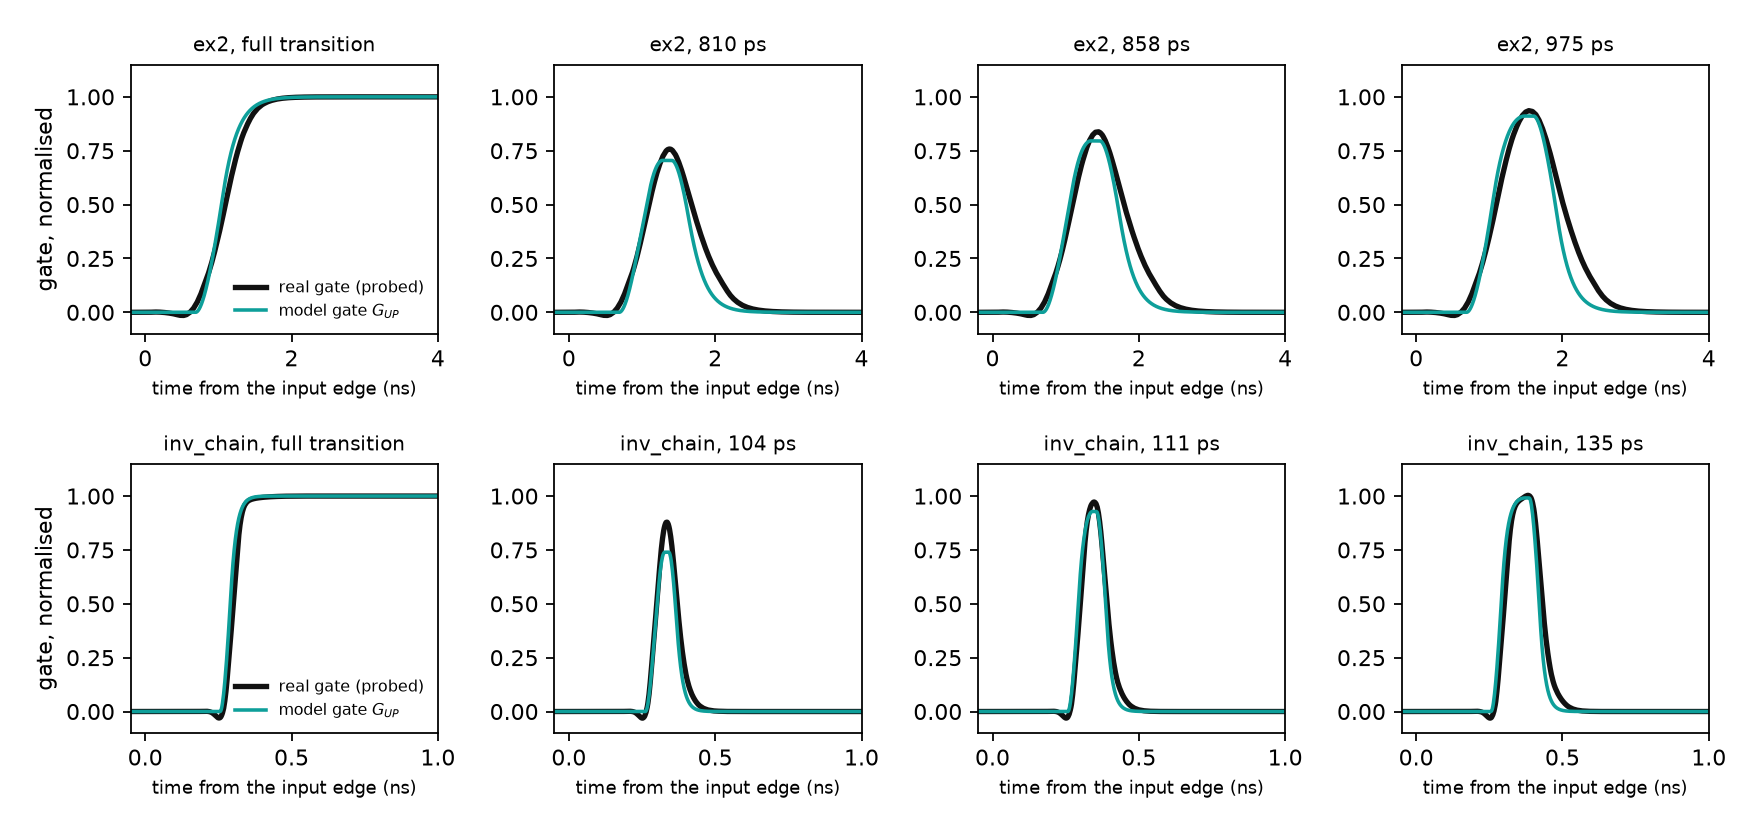

Source code (Python):
# -*- coding: utf-8 -*-
"""Is the file-only model's INTERNAL gate close to the transistor's real gate?

The file-only model is judged at the pad. Its internal gate G_UP is never compared with
anything, and a wrong gate paired with a wrong map can still give the right pad. This
compares the two directly on the buffers whose gate was probed:

    model   v(x1.gup) of the selected file-only build (build_stage_law_doc_figures.pick_build:
            the uniform x_lin = 0.45 build of stage_law_model_checks where it exists), in ngspice
    real    the probed predriver output (ex2 n4, inv_chain vout7), normalised rest -> settled
            (predriver_stages_2026-09-09, via current_limited_stage_model.load)

at full swing and at the five stressed widths.

Output: gate_internal_check.png and gate_internal_check.csv (buffer, case, real and model
peak, rms, lag in ps).

    py -3.14 results/stage_law_doc_2026-10-01/gate_internal_check.py
"""
import csv
import sys
from pathlib import Path

import numpy as np

ROOT = Path(__file__).resolve().parents[2]
for p in (ROOT / ".codex_deps" / "presentation" / "python", ROOT / "tools" / "pybis2spice", ROOT / "scripts"):
    sys.path.insert(0, str(p))

import matplotlib                                   # noqa: E402

matplotlib.use("Agg")
import matplotlib.pyplot as plt                     # noqa: E402
import gate_ramp_prototype  # noqa: E402,F401  (first: binds pybis2spice before the deck modules add tools/ to the path)
import build_stage_law_doc_figures as figs          # noqa: E402
import current_limited_stage_model as cl            # noqa: E402
import spicelab as sl                               # noqa: E402

HERE = Path(__file__).resolve().parent
GATE = {"ex2": "v(xdut.n4)", "inv_chain": "v(xdut.vout7)"}


def model_gate(folder, which):
    raw = sl.parse_ngspice_raw(folder / which / "run.raw")
    return sl.time_ns(raw), sl.signal(raw, "v(x1.gup)"), sl.signal(raw, "v(x1.ku)")


def main():
    fig, axes = plt.subplots(2, 4, figsize=(11, 5.2))
    rows = []
    for r, dev in enumerate(("ex2", "inv_chain")):
        folder = figs.pick_build(dev)
        grid, runs = cl.load(dev)
        widths = sorted(k for k in runs if k != "full")
        print(f"\n=== {dev}: selected file-only build {folder.name}")
        print(f"  {'case':>8}{'real peak':>11}{'model peak':>12}{'diff':>8}{'rms':>8}{'lag (ps)':>10}")
        cases = [("full", "full")] + [(W, f"d{W}") for W in widths]
        for j, (key, which) in enumerate(cases):
            t, g, _ku = model_gate(folder, which)
            real = runs[key][GATE[dev]]
            mod = np.interp(grid, t, g)
            win = (grid >= 4.9) & (grid <= (9.0 if key == "full" else 5.0 + (key / 1e3) + 2.5))
            rms = float(np.sqrt(np.mean((mod[win] - real[win]) ** 2)))
            # lag: shift of the model that best overlays the real gate
            lags = np.arange(-0.4, 0.4001, 0.002)
            errs = [np.mean((np.interp(grid[win] + L, grid, mod) - real[win]) ** 2) for L in lags]
            lag = float(lags[int(np.argmin(errs))]) * 1e3
            pk_r, pk_m = float(real[win].max()), float(mod[win].max())
            print(f"  {str(key):>8}{pk_r:>11.3f}{pk_m:>12.3f}{pk_m - pk_r:>+8.3f}{rms:>8.3f}{lag:>+10.0f}")
            rows.append([dev, key, folder.name, f"{pk_r:.4f}", f"{pk_m:.4f}", f"{pk_m - pk_r:+.4f}", f"{rms:.4f}", f"{lag:+.0f}"])
            if j in (0, 1, 3, 5):
                a = axes[r][(0, 1, 3, 5).index(j)]
                a.plot(grid - 5.0, real, color="#111111", lw=2.4, label="real gate (probed)")
                a.plot(grid - 5.0, mod, color="#0E9F9A", lw=1.6, label="model gate $G_{UP}$")
                xmax = {"ex2": 4.0, "inv_chain": 1.0}[dev]
                a.set_xlim(-0.05 * xmax, xmax); a.set_ylim(-0.1, 1.15)
                a.set_title(f"{dev}, {'full transition' if key == 'full' else str(key) + ' ps'}", fontsize=9)
                a.set_xlabel("time from the input edge (ns)", fontsize=8)
                if j == 0:
                    a.set_ylabel("gate, normalised"); a.legend(fontsize=7, frameon=False)
    fig.tight_layout()
    fig.savefig(HERE / "gate_internal_check.png", dpi=160)
    with (HERE / "gate_internal_check.csv").open("w", newline="", encoding="utf-8") as fh:
        w = csv.writer(fh)
        w.writerow(["buffer", "case", "build", "real_peak", "model_peak", "diff", "rms", "lag_ps"])
        w.writerows(rows)
    print(f"\nfigure: {HERE / 'gate_internal_check.png'}")


if __name__ == "__main__":
    main()
